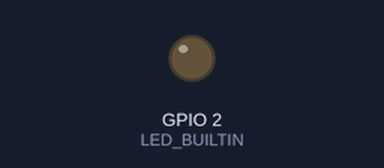
The sketch below on a simulated ESP32. Shown: output pins drawn as LEDs (lit = HIGH).

Above: at 0.15 s.
At 19.73 s:
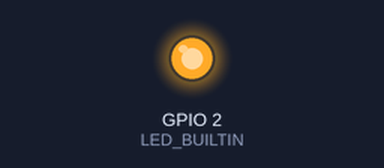
At 39.32 s:
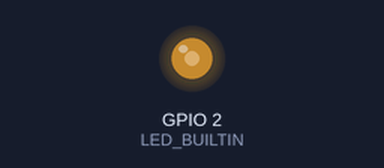
Timing chart, 0 to 40.0 s (numbered marks = the images above):
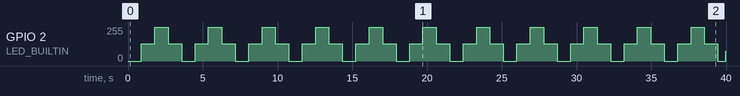

Measured:
- by itself, GPIO 2 (LED_BUILTIN): 0/255 → 128/255 at 0.90 s, → 255/255 0.89 s later, → 128/255 0.89 s later, → 0/255 0.90 s later, … (45 changes in this stretch)

The sketch:

LED_fade.ino
```cpp
int freq = 1000;
int ledChannel = 0;
int resolution = 8;
 #define LED_BUILTIN 2
#include "driver/ledc.h"

void setup() {

  ledcSetup(ledChannel, freq, resolution);
  ledcAttachPin(LED_BUILTIN, ledChannel);

}

void loop() {

  for (int dutyCycle = 0; dutyCycle <= 255; dutyCycle++){
ledcWrite(ledChannel, dutyCycle);
delay(7);
}

for (int dutyCycle = 255; dutyCycle >= 0; dutyCycle--){
     ledcWrite(ledChannel, dutyCycle);
     delay(7);
  }

}
```
